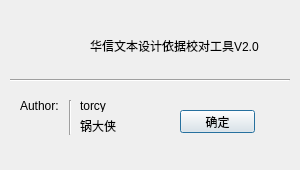
<?xml version="1.0" encoding="UTF-8"?>
<ui version="4.0">
 <class>Dialog</class>
 <widget class="QDialog" name="Dialog">
  <property name="geometry">
   <rect>
    <x>0</x>
    <y>0</y>
    <width>300</width>
    <height>170</height>
   </rect>
  </property>
  <property name="windowTitle">
   <string>Dialog</string>
  </property>
  <widget class="Line" name="line">
   <property name="geometry">
    <rect>
     <x>10</x>
     <y>70</y>
     <width>280</width>
     <height>20</height>
    </rect>
   </property>
   <property name="orientation">
    <enum>Qt::Horizontal</enum>
   </property>
  </widget>
  <widget class="QLabel" name="label">
   <property name="geometry">
    <rect>
     <x>20</x>
     <y>20</y>
     <width>50</width>
     <height>50</height>
    </rect>
   </property>
   <property name="text">
    <string/>
   </property>
  </widget>
  <widget class="QPushButton" name="pushButton">
   <property name="geometry">
    <rect>
     <x>180</x>
     <y>110</y>
     <width>75</width>
     <height>23</height>
    </rect>
   </property>
   <property name="text">
    <string>确定</string>
   </property>
  </widget>
  <widget class="QLabel" name="label_2">
   <property name="geometry">
    <rect>
     <x>90</x>
     <y>40</y>
     <width>180</width>
     <height>12</height>
    </rect>
   </property>
   <property name="text">
    <string>华信文本设计依据校对工具V2.0</string>
   </property>
  </widget>
  <widget class="QLabel" name="label_3">
   <property name="geometry">
    <rect>
     <x>20</x>
     <y>100</y>
     <width>50</width>
     <height>12</height>
    </rect>
   </property>
   <property name="text">
    <string>Author:</string>
   </property>
  </widget>
  <widget class="QLabel" name="label_4">
   <property name="geometry">
    <rect>
     <x>80</x>
     <y>100</y>
     <width>100</width>
     <height>12</height>
    </rect>
   </property>
   <property name="text">
    <string>torcy</string>
   </property>
  </widget>
  <widget class="QLabel" name="label_5">
   <property name="geometry">
    <rect>
     <x>80</x>
     <y>120</y>
     <width>54</width>
     <height>12</height>
    </rect>
   </property>
   <property name="text">
    <string>锅大侠</string>
   </property>
  </widget>
  <widget class="Line" name="line_2">
   <property name="geometry">
    <rect>
     <x>60</x>
     <y>100</y>
     <width>20</width>
     <height>35</height>
    </rect>
   </property>
   <property name="orientation">
    <enum>Qt::Vertical</enum>
   </property>
  </widget>
 </widget>
 <resources/>
 <connections/>
</ui>
